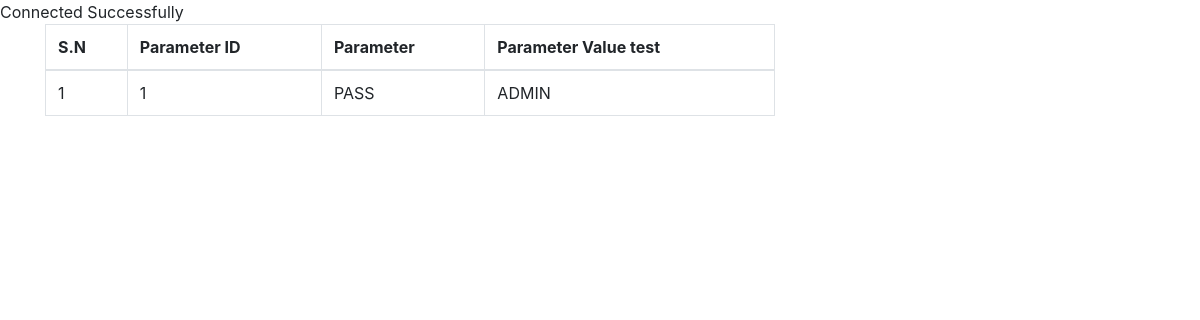
Before: /test.php with the older database file.
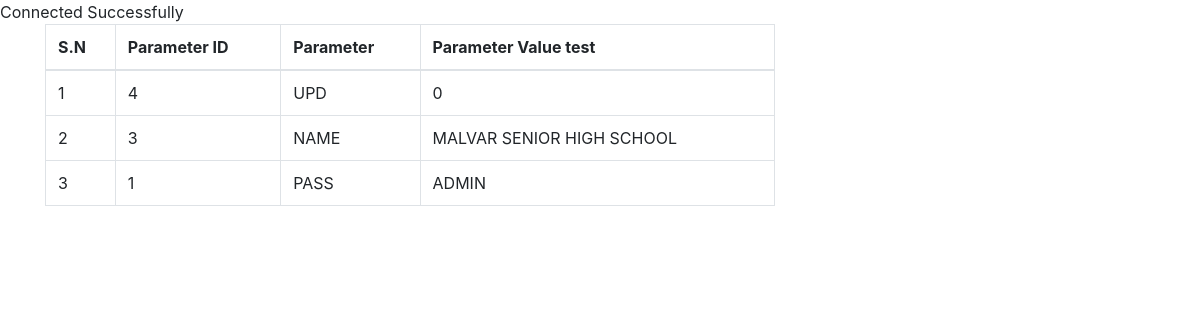
After: the same page with the newer database file.
### tables this page shows
CREATE TABLE `tblsystemparameter` (
  `paraid` int(11) NOT NULL,
  `parameter` varchar(50) NOT NULL,
  `paravalue` varchar(200) NOT NULL
);

### parameter.php (called while the page is built)
<?php
include("database.php");
$db= $conn;
$tableName="tblsystemparameter";
$columns= ['paraid', 'parameter','paravalue'];
$fetchData = fetch_data($db, $tableName, $columns);
function fetch_data($db, $tableName, $columns){
 if(empty($db)){
  $msg= "Database connection error";
 }elseif (empty($columns) || !is_array($columns)) {
  $msg="columns Name must be defined in an indexed array";
 }elseif(empty($tableName)){
   $msg= "Table Name is empty";
}else{
$columnName = implode(", ", $columns);
$query = "SELECT ".$columnName." FROM $tableName"." ORDER BY paraid DESC";
$result = $db->query($query);
if($result== true){
 if ($result->num_rows > 0) {
    $row= mysqli_fetch_all($result, MYSQLI_ASSOC);
    $msg= $row;
 } else {
    $msg= "No Data Found";
 }
}else{
  $msg= mysqli_error($db);
}
}
return $msg;
}
?>

### test.php (the view, shortened to what this page needs)
<?php
$conn = OpenCon();
?>
<?php
include("parameter.php");
?>
<!DOCTYPE html>
<html>
<head>
  <link rel="stylesheet" href="https://maxcdn.bootstrapcdn.com/bootstrap/4.5.2/css/bootstrap.min.css">
</head>
<body>
<div class="container">
 <div class="row">
   <div class="col-sm-8">
    <div class="table-responsive">
		<table class="table table-bordered">
			<thead>
				<tr><th>S.N</th>
				<th>Parameter ID</th>
				<th>Parameter</th>
				<th>Parameter Value test</th>
			</thead>
			<tbody>
			<?php
			if(is_array($fetchData)){
				$sn=1;
				foreach($fetchData as $data){
				?>
					<tr>
					<td><?php echo $sn; ?></td>
					<td><?php echo $data['paraid']??''; ?></td>
					<td><?php echo $data['parameter']??''; ?></td>
					<td><?php echo $data['paravalue']??''; ?></td>
					</tr>
					<?php
					$sn++;
				}
			}?>
			</tbody>
		</table>
	</div>
</div>
</div>
</div>
</body>
</html>

Changed rows visible on the page:
added tblsystemparameter: paraid "4", parameter "UPD", paravalue "0"
added tblsystemparameter: paraid "3", parameter "NAME", paravalue "MALVAR SENIOR HIGH SCHOOL"
